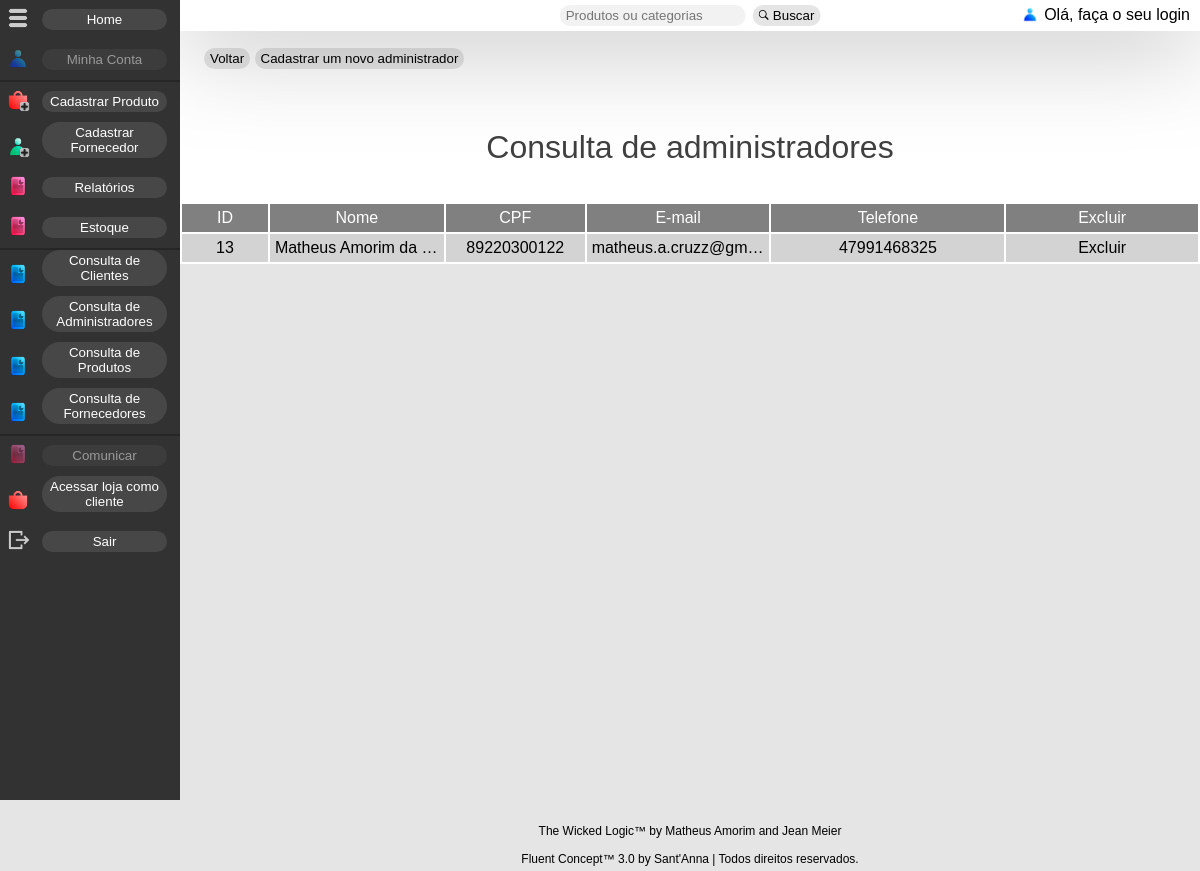
Page /sa/consulta_administradores.php on the committed database.
### tables this page shows
CREATE TABLE `tb_administradores` (
  `id_administradores` int(10) UNSIGNED NOT NULL,
  `nome_administradores` varchar(161) NOT NULL,
  `cpf_administradores` varchar(15) NOT NULL,
  `email_administradores` varchar(345) NOT NULL,
  `senha_administradores` varchar(14) NOT NULL,
  `telefone_administradores` varchar(16) NOT NULL,
  `tb_imagens_id_imagens` int(10) UNSIGNED DEFAULT NULL
);

### sa/consulta_administradores.php (the view, shortened to what this page needs)
<!DOCTYPE html>
<html lang="pt-br">
<head>
	<link rel="stylesheet" href="css/style-default.css">
</head>
<body>
    <?php include "header_adm.php";?>
    <main>
        <div class="consulta">
            <?php
                require_once 'funcoes/conexao.php';
                mysqli_query($conexao,"set names 'utf8'");
                $resultado = mysqli_query($conexao,"select id_administradores, nome_administradores, cpf_administradores, email_administradores, telefone_administradores from tb_administradores");
            ?>
            <div class="pagina_consulta">
                <div class="buttons_superior">
                    <button onclick="history.go(-1);" type="button">Voltar</button>
                    <button onclick="location.href = 'cadastro_administradores.php';" type="button">Cadastrar um novo administrador</button>
                </div>
                <h1>Consulta de administradores</h1>
                <table>
                    <tr>
                        <th>ID</th>
                        <th>Nome</th>
                        <th>CPF</th>
                        <th>E-mail</th>
                        <th>Telefone</th>
                        <th>Excluir</th>
                    </tr>
                    <?php
                        while($registro_cadastro=mysqli_fetch_array($resultado)){
                            $id_administradores=$registro_cadastro["id_administradores"];
                            $nome_administradores=$registro_cadastro["nome_administradores"];
                            $cpf_administradores=$registro_cadastro["cpf_administradores"];
                            $email_administradores=$registro_cadastro["email_administradores"];
                            $telefone_administradores=$registro_cadastro["telefone_administradores"];
                    ?>
                    <tr>
                        <td><?php echo $id_administradores ?></td>
                        <td><?php echo $nome_administradores ?></td>
                        <td><?php echo $cpf_administradores ?></td>
                        <td><?php echo $email_administradores ?></td>
                        <td><?php echo $telefone_administradores ?></td>
                        <td>
                            <a title="Clique para excluir" onclick = "apagar('<?php echo $registro_cadastro['id_administradores']?>');">
                                Excluir
                            </a>
                        </td>
                    </tr>
                    <?php
                        }
                    ?>
                </table>
            </div>
        </div>
        <?php include "footer.php";?>
    </main>
</body>
</html>

### sa/css/style-default.css (style rules this page uses)
* { font-family: Arial, Helvetica, sans-serif; font-weight: normal; padding: 0; margin: 0; list-style: none; text-decoration: none; }
body { background-color: rgba(0, 0, 0, 0.1); }
a { color: black; }
button { width: auto; background-color: rgba(0, 0, 0, 0.1); border: 0; border-radius: 50px; padding: 3px 6px 3px 6px; }
.buttons_superior { padding: 24px 0 24px 24px; }
.consulta { background-color: white; }
.pagina_consulta { width: 100%; }
.pagina_consulta h1 { width: 100%; color: rgba(0, 0, 0, 0.75); padding: 36px 0 36px 0; text-align: center; overflow: hidden; text-overflow: ellipsis; display: -webkit-box; -webkit-line-clamp: 1; -webkit-box-orient: vertical; }
.pagina_consulta table { width: 100%; }
.pagina_consulta th { background-color: gray; padding: 5px; color: white; max-width: 100px; overflow: hidden; text-overflow: ellipsis; white-space: nowrap; }
.pagina_consulta td { background-color: lightgray; padding: 5px; max-width: 1px; text-align: center; overflow: hidden; text-overflow: ellipsis; white-space: nowrap; }

### sa/header_adm.php (style rules this page uses)
main { margin-left: 180px; padding-top: 24px; }

### rows in the picture
tb_administradores: id_administradores "13", nome_administradores "Matheus Amorim da…", cpf_administradores "89220300122", email_administradores "matheus.a.cruzz@gm…", telefone_administradores "47991468325"
